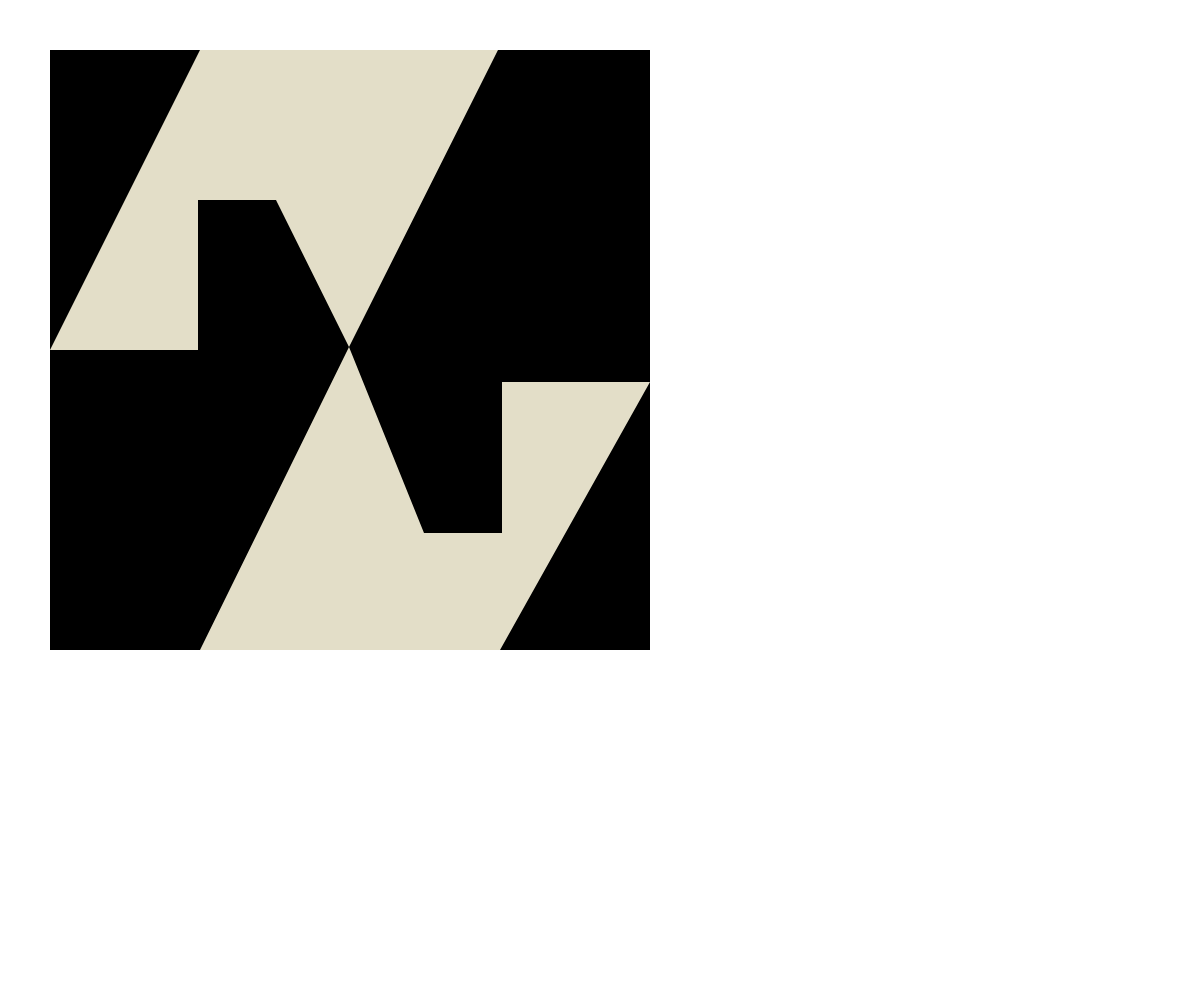
Frame 1 (no input)
Frame 60 (no input): identical to frame 1, image omitted
Frame 120 (the mouse pressed at the canvas centre since frame 60): identical to frame 1, image omitted

The p5.js sketch that drew this single still picture (run headless with seeded random() and noise() and a simulated clock; from frame 60 on, the mouse is pressed at the canvas centre):

// p5.js sketch
// ── sketch.js
function setup() {
    createCanvas(windowWidth, windowHeight);
    background(255);
}

function draw() {
    noStroke()
    fill(0)
    quad(50, 50, 650, 50, 650, 650, 50, 650)

    fill(227,222,200)
    beginShape(TESS);
        vertex(150+50, 50);
        vertex(50, 300+50);
        vertex(148+50, 300+50);
        vertex(148+50, 150+50);
        vertex(226+50, 150+50);
        vertex(299+50, 297+50);
        vertex(448+50, 50);
        endShape(CLOSE);

        beginShape(TESS);
        vertex(150+50, 650);
        vertex(299+50, 297+50);
        vertex(374+50, 483+50);
        vertex(452+50, 483+50);
        vertex(452+50, 332+50);
        vertex(650, 332+50);
        vertex(450+50, 650);
        endShape(CLOSE);
}
